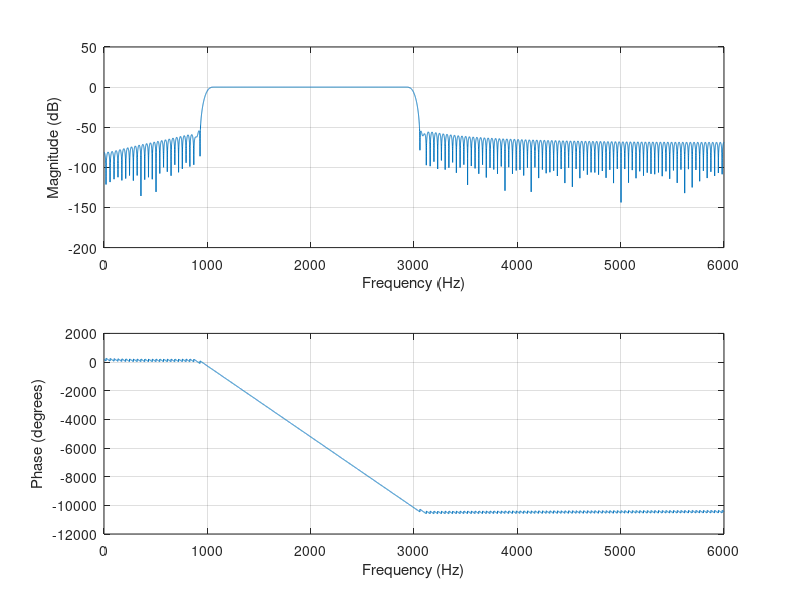
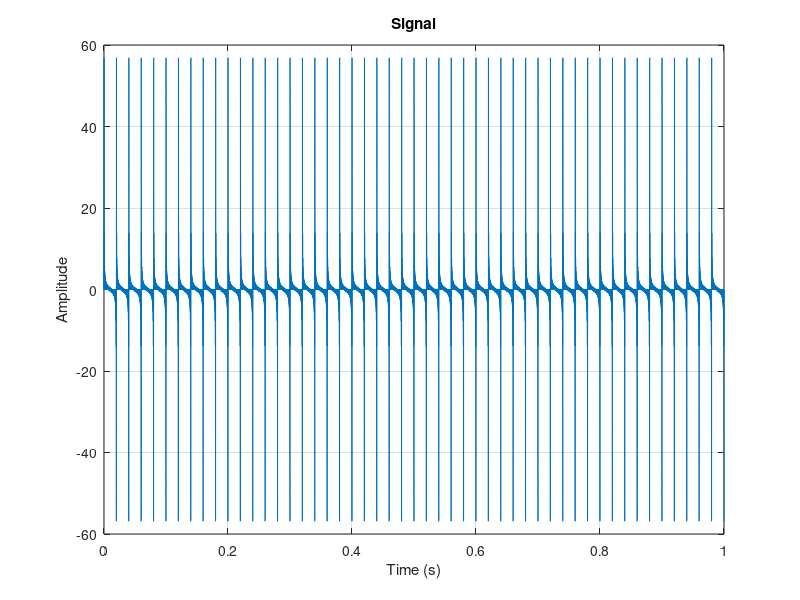
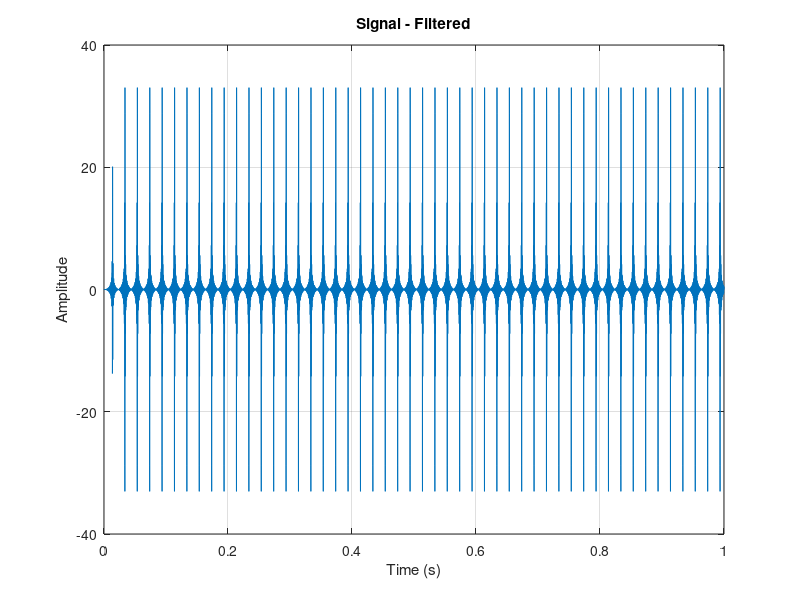
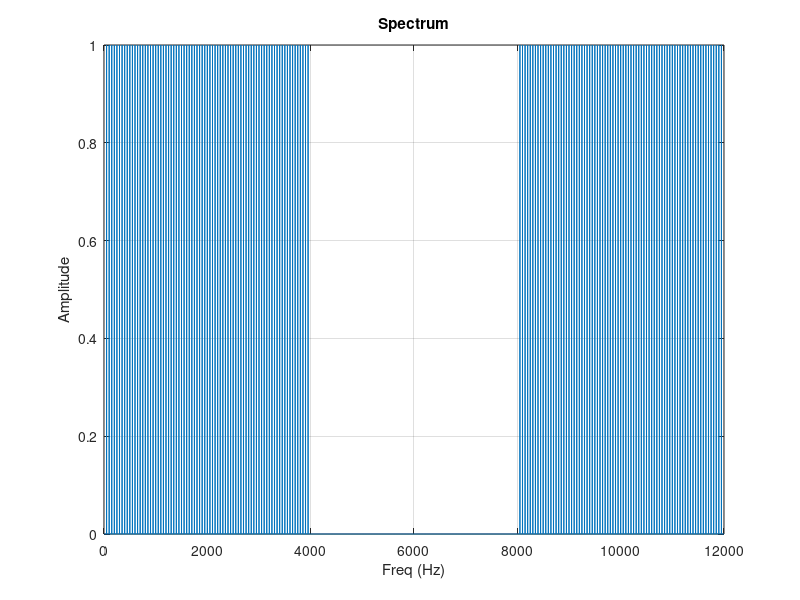

The MATLAB script that drew these images, in order:
fs = 12000;
N = 12000;

Nb = 330;
Wn = [
    1000 / (fs / 2)
    3000 / (fs / 2)
];
b = fir1(Nb, Wn, 'bandpass');

% Print filter coefficients (float64_t)
fprintf('%.15g, ', b);
fprintf('\n');

% Print filter coefficients (q15_t)
b_q15 = int16(round(b * 32768));
b_q15(b_q15 > 32767) = 32767;
b_q15(b_q15 < -32768) = -32768;
fprintf('%d, ', b_q15);
fprintf('\n');

% Frequency characteristics
freqz(b, 1, N, fs);

% Verification
ts = 1 / fs;
t = (0:N-1)*ts;
df = (fs/N);
f = (0:N-1)*df;

X = 0;
for n = 1:79
    X = X + sin(2*pi*n*50*t);
end
% 16-bit uniform quantization
X = round((X + 1)*32767.5)/32767.5 - 1;

figure;
plot(t, X);
xlabel('Time (s)');
ylabel('Amplitude');
title('Signal');
grid on;

XF = filter(b, 1, X);

figure;
plot(t, XF);
xlabel('Time (s)');
ylabel('Amplitude');
title('Signal - Filtered');
grid on;

Y = 2 * abs(fft(X)) / N;

figure;
plot(f, Y);
ylim([0.0 1.0]);
xlabel("Freq (Hz)");
ylabel("Amplitude");
title('Spectrum');
grid on;

YF = 2 * abs(fft(XF)) / N;

figure;
plot(f, YF);
ylim([0.0 1.0]);
xlabel("Freq (Hz)");
ylabel("Amplitude");
title('Spectrum - Filtered');
grid on;
